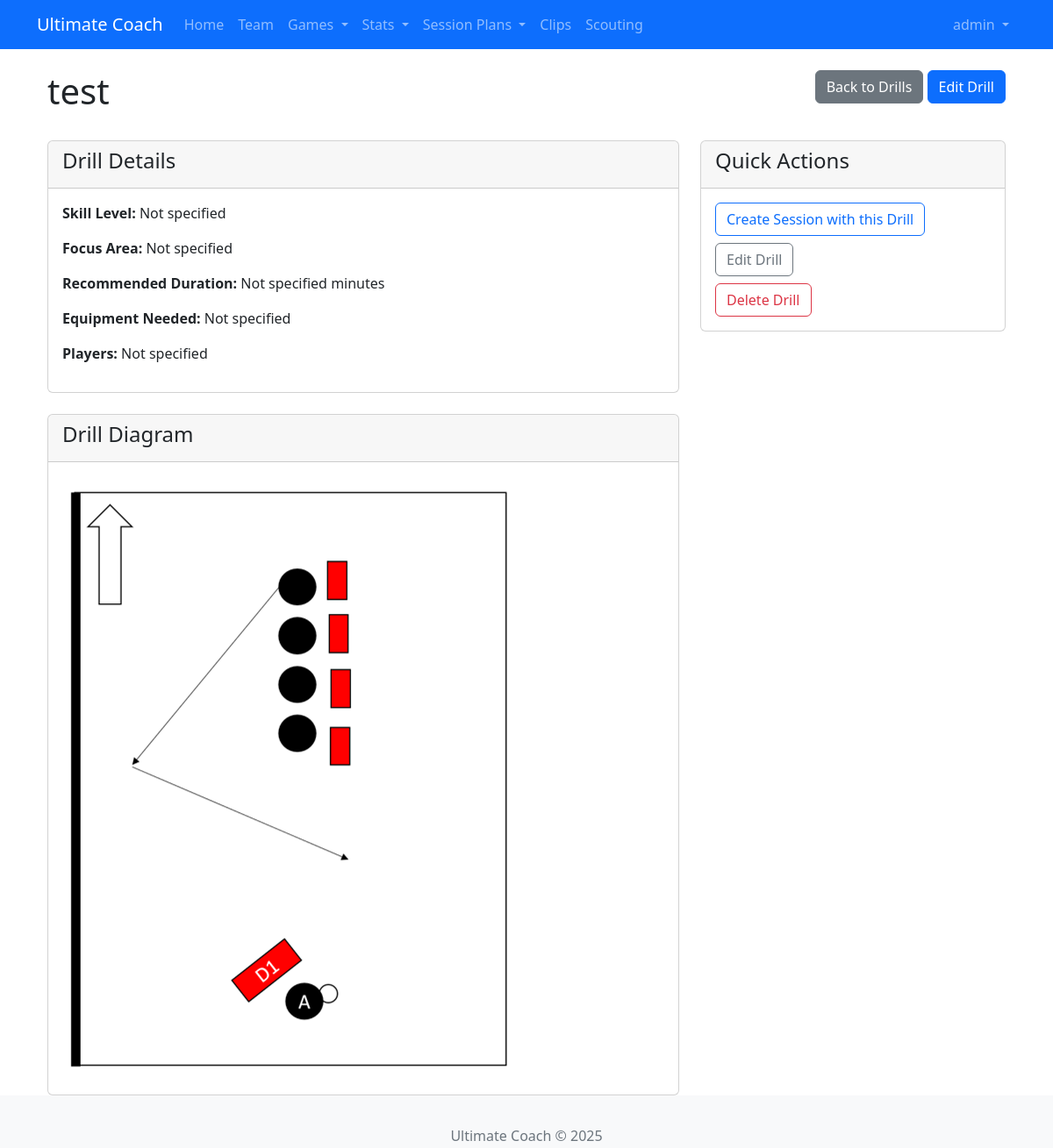
The app's page /sessions/drills/1 (signed in) with its own data.
### app/models/user.py (models this page shows, shortened)
class User(UserMixin, db.Model):
    id = db.Column(db.Integer, primary_key=True)
    username = db.Column(db.String(64), unique=True, nullable=False)
    email = db.Column(db.String(120), unique=True, nullable=False)
    password_hash = db.Column(db.String(128))
    role = db.Column(db.String(20), default='user')  # Add this line
    is_admin = db.Column(db.Boolean, default=False)
    created_at = db.Column(db.DateTime, default=datetime.utcnow)
    created_drills = db.relationship('SavedDrill', backref='creator', lazy='dynamic')
    player_profile = db.relationship('Player', back_populates='user_account', uselist=False)

### app/models/drill.py (models this page shows, shortened)
class SavedDrill(db.Model):
    id = db.Column(db.Integer, primary_key=True)
    title = db.Column(db.String(100), nullable=False)
    description = db.Column(db.Text, nullable=True)
    setup_instructions = db.Column(db.Text, nullable=True)
    recommended_duration = db.Column(db.Integer, nullable=True)
    min_players = db.Column(db.Integer, nullable=True)
    max_players = db.Column(db.Integer, nullable=True)
    skill_level = db.Column(db.String(20), nullable=True)
    focus_area = db.Column(db.String(100), nullable=True)
    equipment_needed = db.Column(db.String(200), nullable=True)
    diagram_url = db.Column(db.String(200), nullable=True)
    video_url = db.Column(db.String(200), nullable=True)
    has_visual_diagram = db.Column(db.Boolean, default=False)
    is_public = db.Column(db.Boolean, default=False)
    created_by = db.Column(db.Integer, db.ForeignKey('user.id'))
    created_at = db.Column(db.DateTime, default=datetime.utcnow)
    updated_at = db.Column(db.DateTime, default=datetime.utcnow, onupdate=datetime.utcnow)
    components = db.relationship('SessionComponent', back_populates='saved_drill', lazy='dynamic')

### app/routes/session.py (the view)
@bp.route('/drills/<int:drill_id>')
@login_required
def drill_detail(drill_id):
    drill = SavedDrill.query.get_or_404(drill_id)
    session_component = SessionComponent.query.filter_by(drill_id=drill_id).first()
    session_id = session_component.session_id if session_component else None
    return render_template('session/drills/detail.html', drill=drill, session_id=session_id)

### app/models/user.py (called while the page is built)
@login.user_loader
def load_user(id):
    return User.query.get(int(id))

### app/routes/session.py (called while the page is built)
@bp.before_request
def before_request():
    if 'static' in request.path:
        current_app.logger.debug(f"Static file request: {request.path}")

### app/templates/session/drills/detail.html (shortened to what this page needs)
{% extends "base.html" %}
{% block content %}
<div class="container">
    <div class="row mb-4">
        <div class="col-md-8">
            <h1>{{ drill.title }}</h1>
        </div>
        <div class="col-md-4 text-end">
            <a href="{{ url_for('session.drills') }}" class="btn btn-secondary">
                 Back to Drills
            </a>
            <a href="{{ url_for('session.edit_drill', drill_id=drill.id) }}" class="btn btn-primary">
                 Edit Drill
            </a>
        </div>
    </div>
    <div class="row">
        <div class="col-md-8">
            <div class="card mb-4">
                <div class="card-header">
                    <h4>Drill Details</h4>
                </div>
                <div class="card-body">
                    <p><strong>Skill Level:</strong> {{ drill.skill_level|capitalize or 'Not specified' }}</p>
                    <p><strong>Focus Area:</strong> {{ drill.focus_area or 'Not specified' }}</p>
                    <p><strong>Recommended Duration:</strong> {{ drill.recommended_duration or 'Not specified' }} minutes</p>
                    <p><strong>Equipment Needed:</strong> {{ drill.equipment_needed or 'Not specified' }}</p>
                    <p><strong>Players:</strong>
                        {% if drill.min_players and drill.max_players %}
                            {{ drill.min_players }} - {{ drill.max_players }}
                        {% elif drill.min_players %}
                            {{ drill.min_players }}+
                        {% elif drill.max_players %}
                            Up to {{ drill.max_players }}
                        {% else %}
                            Not specified
                        {% endif %}
                    </p>
                </div>
            </div>
            {% if drill.diagram_url %}
                <div class="card">
                    <div class="card-header">
                        <h4>Drill Diagram</h4>
                    </div>
                    <div class="card-body">
                        {% if drill.diagram_url.startswith('http') %}
                            <img src="{{ drill.diagram_url }}" alt="Drill Diagram" class="img-fluid">
                        {% else %}
                            <img src="{{ url_for('static', filename='images/drills/' + drill.diagram_url) }}" alt="Drill Diagram" class="img-fluid">
                        {% endif %}
                    </div>
                </div>
            {% endif %}
        </div>
        <div class="col-md-4">
            <div class="card">
                <div class="card-header">
                    <h4>Quick Actions</h4>
                </div>
                <div class="card-body">
                    <a href="{{ url_for('session.add_session') }}" class="btn btn-outline-primary btn-block mb-2">
                        Create Session with this Drill
                    </a>
                    <a href="{{ url_for('session.edit_drill', drill_id=drill.id) }}" class="btn btn-outline-secondary btn-block mb-2">
                        Edit Drill
                    </a>
                    <form action="{{ url_for('session.delete_drill', drill_id=drill.id) }}" method="post">
                        <button type="submit" class="btn btn-outline-danger btn-block">Delete Drill</button>
                    </form>
                </div>
            </div>
        </div>
    </div>
</div>
{% endblock %}

### app/templates/base.html (shortened to what this page needs)
<!DOCTYPE html>
<html lang="en">
<head>
    <link rel="stylesheet" href="https://cdn.jsdelivr.net/npm/bootstrap@5.2.3/dist/css/bootstrap.min.css">
    <link rel="stylesheet" href="https://cdn.jsdelivr.net/npm/bootstrap-icons@1.10.5/font/bootstrap-icons.css">
    <link rel="stylesheet" href="{{ url_for('static', filename='css/main.css') }}">
</head>
<body>
    <nav class="navbar navbar-expand-lg navbar-dark bg-primary">
        <div class="container">
            <a class="navbar-brand" href="{{ url_for('main.index') }}">Ultimate Coach</a>
            <div class="collapse navbar-collapse" id="navbarNav">
                <ul class="navbar-nav me-auto">
                    <li class="nav-item">
                        <a class="nav-link" href="{{ url_for('main.index') }}"
                           data-bs-toggle="tooltip" data-bs-placement="bottom"
                           title="Return to homepage">Home</a>
                    </li>
                    <li class="nav-item">
                        <a class="nav-link" href="{{ url_for('team.index') }}"
                           data-bs-toggle="tooltip" data-bs-placement="bottom"
                           title="Manage team roster">Team</a>
                    </li>
                    <li class="nav-item dropdown">
                        <a class="nav-link dropdown-toggle" href="#" id="gamesDropdown"
                           role="button" data-bs-toggle="dropdown" aria-expanded="false"
                           data-bs-toggle="tooltip" data-bs-placement="bottom"
                           title="Manage games and tournaments">
                            Games
                        </a>
                    </li>
                    <li class="nav-item dropdown">
                        <a class="nav-link dropdown-toggle" href="#" id="statsDropdown"
                           role="button" data-bs-toggle="dropdown" aria-expanded="false"
                           data-bs-toggle="tooltip" data-bs-placement="bottom"
                           title="View comprehensive statistics and analytics">
                            Stats
                        </a>
                    </li>
                    <li class="nav-item dropdown">
                        <a class="nav-link dropdown-toggle" href="#" role="button" data-bs-toggle="dropdown">
                            Session Plans
                        </a>
                    </li>
                    <li class="nav-item">
                        <a class="nav-link" href="{{ url_for('clip.index') }}"
                           data-bs-toggle="tooltip" data-bs-placement="bottom"
                           title="Manage video clips">Clips</a>
                    </li>
                    <li class="nav-item">
                        <a class="nav-link" href="{{ url_for('scouting.index') }}"
                           data-bs-toggle="tooltip" data-bs-placement="bottom"
                           title="View scouting reports">Scouting</a>
                    </li>
                </ul>
                {% if current_user.is_authenticated %}
                <ul class="navbar-nav">
                    <li class="nav-item dropdown">
                        <a class="nav-link dropdown-toggle" href="#" id="userDropdown"
                           role="button" data-bs-toggle="dropdown" aria-expanded="false">
                            {{ current_user.username }}
                        </a>
                    </li>
                </ul>
                {% endif %}
            </div>
        </div>
    </nav>
    <div class="container mt-4">
        {% block content %}{% endblock %}
    </div>
    <footer class="footer mt-5 py-3 bg-light">
        <div class="container text-center">
            <span class="text-muted">Ultimate Coach &copy; 2025</span>
        </div>
    </footer>
</body>
</html>

### app/static/css/main.css (style rules this page uses)
body { padding-bottom: 60px; }
.footer { position: fixed; bottom: 0; width: 100%; height: 60px; line-height: 60px; background-color: #f5f5f5; }

### records on screen
User: username "admin"
SavedDrill: title "test", skill_level "Not specified", focus_area "Not specified", recommended_duration "Not specified", equipment_needed "Not specified", diagram_url (picture)
